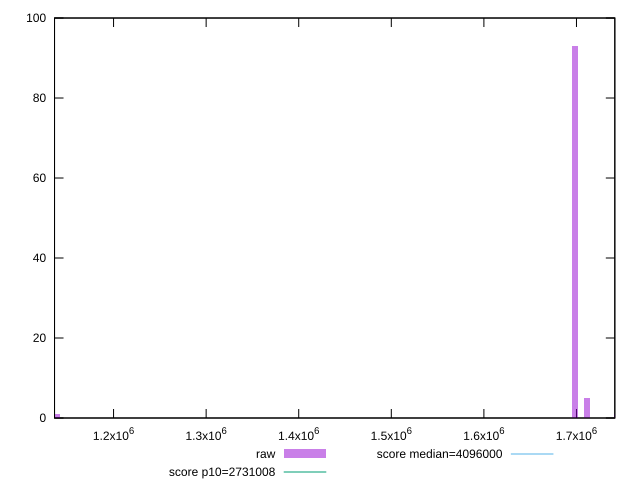

This chart was generated by the following gnuplot code:
reset

$raw <<EOF
1744001.104165156 1
1698448.836519051 93
1711463.7701322238 5
1138806.6911526204 1
EOF

set key outside below
set boxwidth 6507.4668065864025
set xrange [1136241:1741426]
set yrange [0:100]
set trange [0:100]
set style fill transparent solid 0.5 noborder

set parametric
set terminal svg size 640, 490 enhanced background rgb 'white'
set output "reports/report_00030_2021-02-24T20-42-31.540Z/total-byte-weight/samples/astro/raw/histogram.svg"

plot $raw title "raw" with boxes, \
     2731008,t title "score p10=2731008", \
     4096000,t title "score median=4096000"

reset
